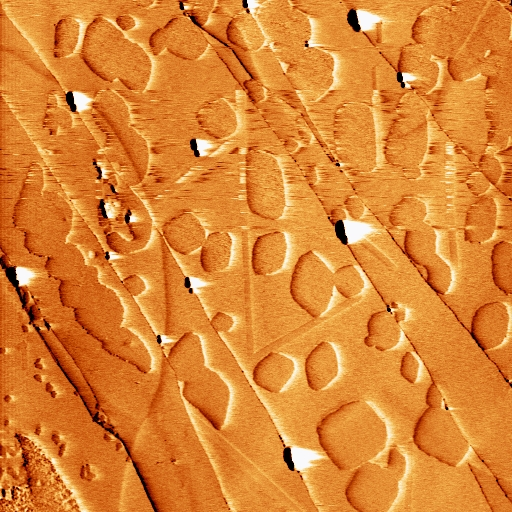
#> input picture Image dataset/1_amplitude.jpg, 512 x 512 px, found by its file name
$ jupyter execute All_filters.ipynb
#> lines starting #> are read from the running program, lines starting #| are printed output that depends on the picture; after the words box and inside, x2 and y2 are one past the last pixel; in counts of white or black regions, pixels touching at a corner belong together
[cell 1]
import cv2
import numpy as np
import matplotlib.pyplot as plt

# Load the image
image = cv2.imread('/content/1_amplitude.jpg', cv2.IMREAD_GRAYSCALE)
#> image: shape (512, 512); min 0, max 250, mean 149.3

# Perform Fourier transform
f_transform = np.fft.fft2(image)
f_shift = np.fft.fftshift(f_transform)

# Create a Gaussian kernel for blurring
rows, cols = image.shape
#> rows = 512; cols = 512
crow, ccol = rows // 2, cols // 2
#> crow = 256; ccol = 256
x = np.linspace(-ccol, ccol, cols)
#> x = 512 values from -256 to 256
y = np.linspace(-crow, crow, rows)
#> y = 512 values from -256 to 256
X, Y = np.meshgrid(x, y)
sigma = 60  # adjust this parameter for the level of blurring
gaussian_kernel = np.exp(-(X**2 + Y**2) / (2 * (sigma ** 2)))

# Apply the Gaussian kernel to the Fourier transform
f_shift_filtered = f_shift * gaussian_kernel

# Perform inverse Fourier transform
f_filtered_inverse = np.fft.ifftshift(f_shift_filtered)
image_filtered = np.fft.ifft2(f_filtered_inverse)
image_filtered = np.abs(image_filtered)
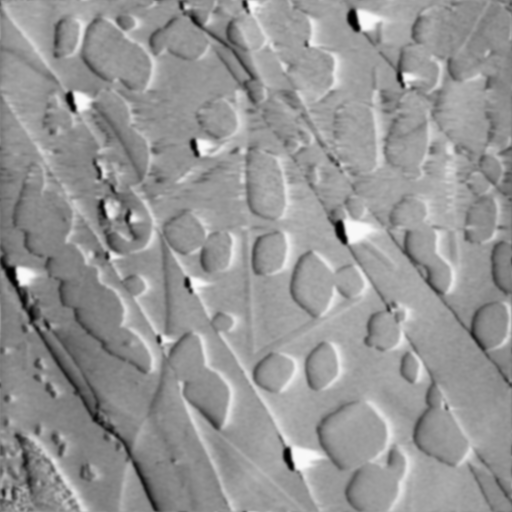
#> image_filtered: shape (512, 512) float64; min 0.0419, max 249.1, mean 149.3

# Plot the original and filtered images
plt.figure(figsize=(10, 5))
plt.subplot(1, 2, 1)
plt.imshow(image, cmap='gray')
plt.title('Original Image')
plt.axis('off')

plt.subplot(1, 2, 2)
plt.imshow(image_filtered, cmap='gray')
plt.title('Filtered Image')
plt.axis('off')

plt.show()

[cell 2]
import cv2
import numpy as np
import matplotlib.pyplot as plt

# Load the image
image_path = '/content/1_amplitude.jpg'
image = cv2.imread(image_path, cv2.IMREAD_GRAYSCALE)

# Perform Fourier transform
f_transform = np.fft.fft2(image)
f_shift = np.fft.fftshift(f_transform)

# Create a Gaussian kernel for blurring
rows, cols = image.shape
crow, ccol = rows // 2, cols // 2
x = np.linspace(-ccol, ccol, cols)
y = np.linspace(-crow, crow, rows)
X, Y = np.meshgrid(x, y)
sigma = 20  # adjust this parameter for the level of blurring
gaussian_kernel = np.exp(-(X**2 + Y**2) / (2 * (sigma ** 2)))

# Create a noise mask to identify noise frequencies
noise_mask = np.zeros((rows, cols), dtype=np.uint8)
noise_mask[int(crow-10):int(crow+10), int(ccol-10):int(ccol+10)] = 1

# Apply the noise mask to the Gaussian kernel
gaussian_kernel = gaussian_kernel * (1 - noise_mask)

# Apply the Gaussian kernel to the Fourier transform
f_shift_filtered = f_shift * gaussian_kernel

# Perform inverse Fourier transform
f_filtered_inverse = np.fft.ifftshift(f_shift_filtered)
image_filtered = np.fft.ifft2(f_filtered_inverse)
image_filtered = np.abs(image_filtered)
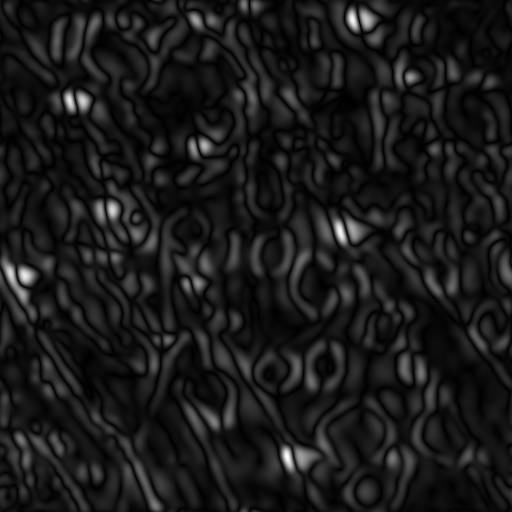
#> image_filtered: shape (512, 512) float64; min 0.00919, max 85.75, mean 9; drawn with min black and max white

# Plot the original image, noise mask, and filtered image
plt.figure(figsize=(12, 4))

plt.subplot(1, 3, 1)
plt.imshow(image, cmap='gray')
plt.title('Original Image')
plt.axis('off')

plt.subplot(1, 3, 2)
plt.imshow(noise_mask, cmap='gray')
plt.title('Noise Mask')
plt.axis('off')

plt.subplot(1, 3, 3)
plt.imshow(image_filtered, cmap='gray')
plt.title('Filtered Image with Noise Mask')
plt.axis('off')

plt.show()
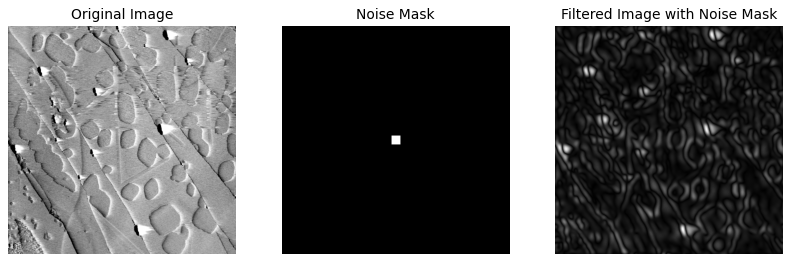
#> figure drawn by matplotlib, 3 panels

[cell 3]
import cv2
import numpy as np
import matplotlib.pyplot as plt

# 1. Image Loading
image_path = '/content/1_amplitude.jpg'
image = cv2.imread(image_path)
#> image is the input picture: shape (512, 512, 3); mean B, G, R 51.5, 132.6, 219.3

# 2. Preprocessing
gray_image = cv2.cvtColor(image, cv2.COLOR_BGR2GRAY)
resized_image = cv2.resize(gray_image, (300, 300))  # Example resizing

# 3. Image Enhancement
equalized_image = cv2.equalizeHist(resized_image)
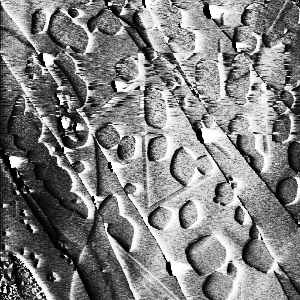
#> equalized_image: shape (300, 300); min 0, max 255, mean 128.8
clahe = cv2.createCLAHE(clipLimit=2.0, tileGridSize=(8,8))
clahe_image = clahe.apply(resized_image)
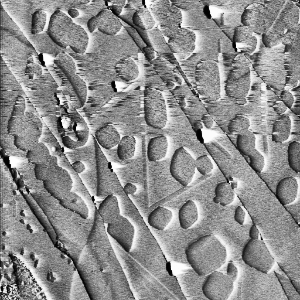
#> clahe_image: shape (300, 300); min 1, max 254, mean 141.6

# 4. Noise Reduction
blurred_image = cv2.GaussianBlur(clahe_image, (5, 5), 0)
median_filtered_image = cv2.medianBlur(blurred_image, 5)
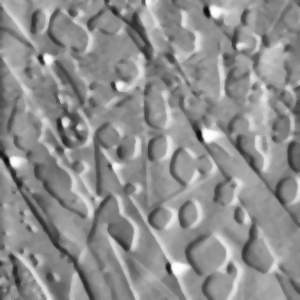
#> median_filtered_image: shape (300, 300); min 11, max 254, mean 141.8

# 5. Feature Extraction
edges = cv2.Canny(median_filtered_image, 100, 200)
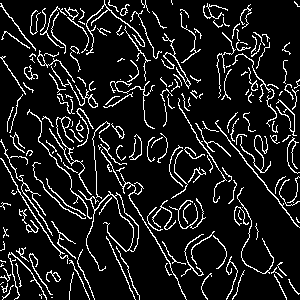
#> edges: shape (300, 300); 11% white in thin lines or dots
corners = cv2.cornerHarris(median_filtered_image, 2, 3, 0.04)
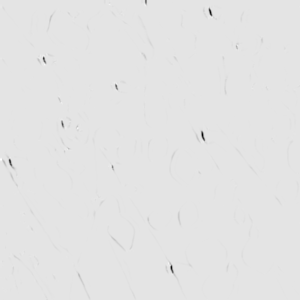
#> corners: shape (300, 300) float32; min -0.00497, max 0.000575, mean -1.01e-05; drawn with min black and max white

# 6. Object Detection and Recognition
# Example: Using Hough Circles for Circle Detection
circles = cv2.HoughCircles(median_filtered_image, cv2.HOUGH_GRADIENT, dp=1, minDist=50,
                           param1=100, param2=30, minRadius=5, maxRadius=50)
#> circles = 13 rows, first 8: [217.5, 96.5, 49.4], [108.5, 60.5, 45], [51.5, 216.5, 49.4], [116.5, 149.5, 47.2], [45.5, 113.5, 40.5], [178.5, 44.5, 41.6], [166.5, 108.5, 40.5], [190.5, 164.5, 21.6]
if circles is not None:
    circles = np.uint16(np.around(circles))
#> circles = 13 rows, first 8: [218, 96, 49], [108, 60, 45], [52, 216, 49], [116, 150, 47], [46, 114, 40], [178, 44, 42], [166, 108, 40], [190, 164, 22]
    for circle in circles[0, :]:
        center = (circle[0], circle[1])
        radius = circle[2]
        cv2.circle(image, center, radius, (0, 255, 0), 2)
#> this loop made 13 passes
#> (center, radius) on passes 1 to 12: ((218, 96), 49), ((108, 60), 45), ((52, 216), 49), ((116, 150), 47), ((46, 114), 40), ((178, 44), 42), ((166, 108), 40), ((190, 164), 22), ((266, 118), 27), ((206, 254), 20), ((64, 30), 17), ((256, 252), 15)
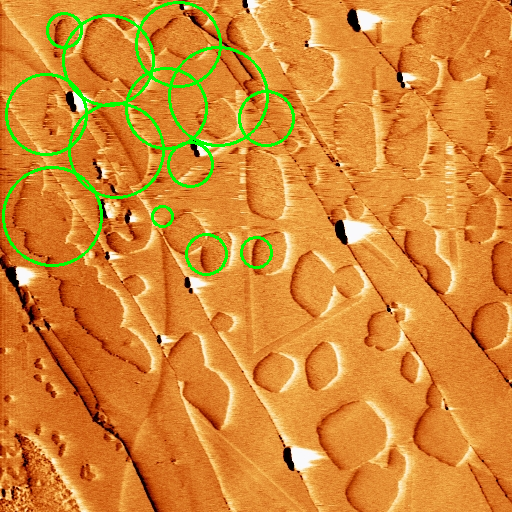
#> image: shape (512, 512, 3); 2.92% of pixels changed, all inside (x1, y1, x2, y2) = (2, 1, 295, 276)

# 7. Post-processing
plt.figure(figsize=(10, 8))

plt.subplot(3, 3, 1), plt.imshow(gray_image, cmap='gray')
plt.title('Original Grayscale'), plt.xticks([]), plt.yticks([])

plt.subplot(3, 3, 2), plt.imshow(resized_image, cmap='gray')
plt.title('Resized Image'), plt.xticks([]), plt.yticks([])

plt.subplot(3, 3, 3), plt.imshow(equalized_image, cmap='gray')
plt.title('Histogram Equalization'), plt.xticks([]), plt.yticks([])

plt.subplot(3, 3, 4), plt.imshow(clahe_image, cmap='gray')
plt.title('CLAHE'), plt.xticks([]), plt.yticks([])

plt.subplot(3, 3, 5), plt.imshow(median_filtered_image, cmap='gray')
plt.title('Median Filtered'), plt.xticks([]), plt.yticks([])

plt.subplot(3, 3, 6), plt.imshow(edges, cmap='gray')
plt.title('Edges'), plt.xticks([]), plt.yticks([])

plt.subplot(3, 3, 7), plt.imshow(corners, cmap='gray')
plt.title('Corners'), plt.xticks([]), plt.yticks([])

plt.subplot(3, 3, 8), plt.imshow(cv2.cvtColor(image, cv2.COLOR_BGR2RGB))
plt.title('Circle Detection'), plt.xticks([]), plt.yticks([])

plt.tight_layout()
plt.show()
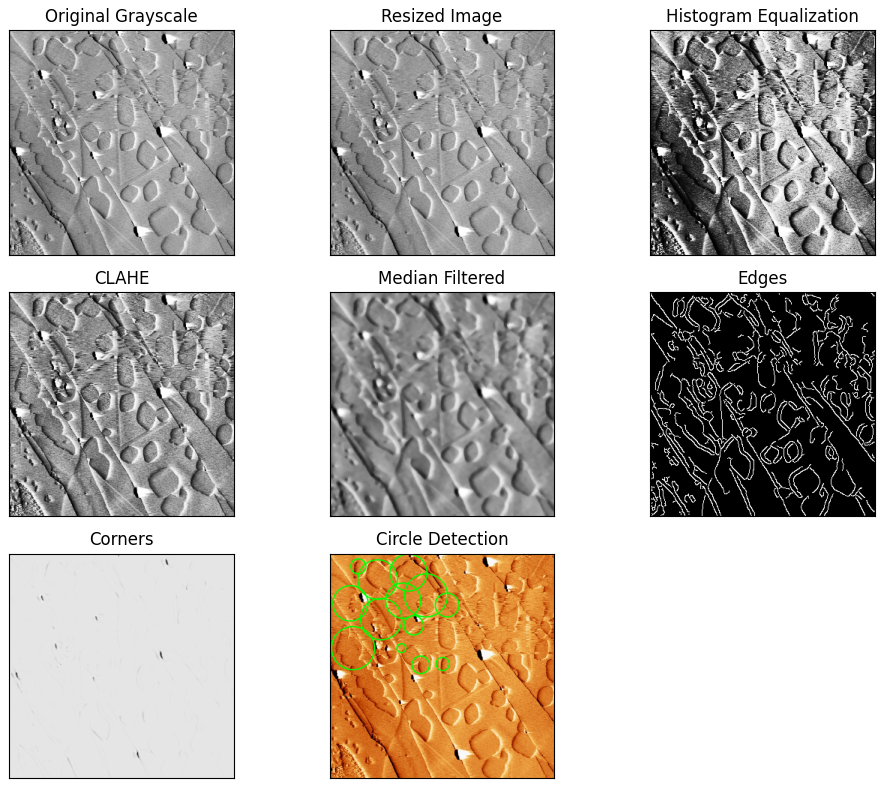
#> figure drawn by matplotlib, 8 panels

$ run again, with Image dataset/10_amplitude.jpg copied over Image dataset/1_amplitude.jpg
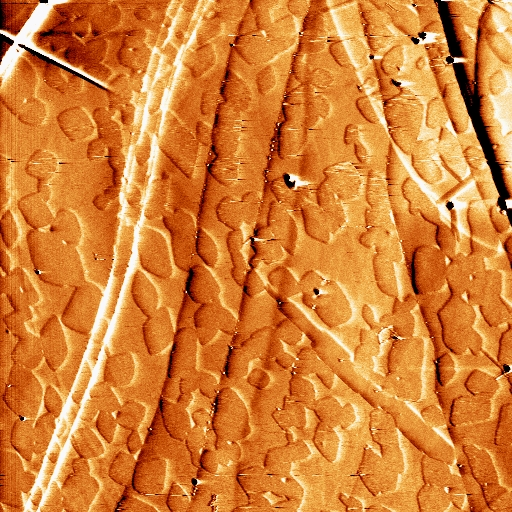
#> input picture Image dataset/10_amplitude.jpg, 512 x 512 px, found by its file name
#> image is the input picture: shape (512, 512, 3); mean B, G, R 54, 128.1, 212.9
#> `edges = cv2.Canny(median_filtered_image, 100, 200)`:
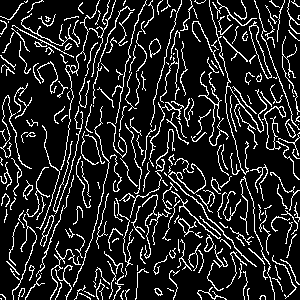
#> edges: shape (300, 300); 14.3% white in thin lines or dots
#> `circles = cv2.HoughCircles(median_filtered_image, cv2.HOUGH_GRADIENT, ..`: circles = 18 rows, first 8: [235.5, 134.5, 49.4], [167.5, 231.5, 42.7], [125.5, 138.5, 42.7], [251.5, 216.5, 42.7], [50.5, 97.5, 42.7], [179.5, 80.5, 42.7], [94.5, 41.5, 31.6], [200.5, 269.5, 37.1]
#> `circles = np.uint16(np.around(circles))`: circles = 18 rows, first 8: [236, 134, 49], [168, 232, 43], [126, 138, 43], [252, 216, 43], [50, 98, 43], [180, 80, 43], [94, 42, 32], [200, 270, 37]
#> the loop `for circle in circles[0, :]:` made 18 passes
#> after the loop `for circle in circles[0, :]:`:
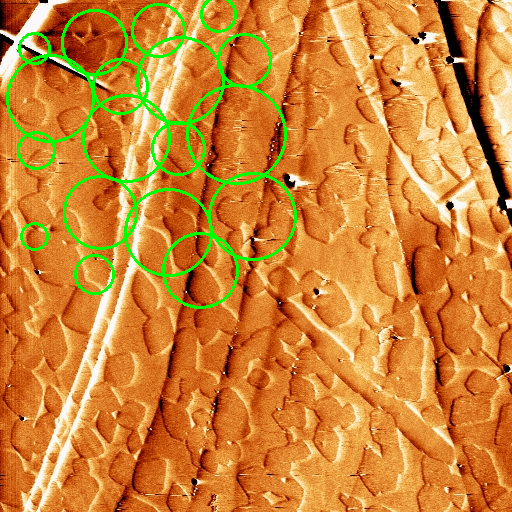
#> image: shape (512, 512, 3); 3.71% of pixels changed, all inside (x1, y1, x2, y2) = (6, 0, 297, 309)

$ run again, with Image dataset/11_amplitude.jpg copied over Image dataset/1_amplitude.jpg
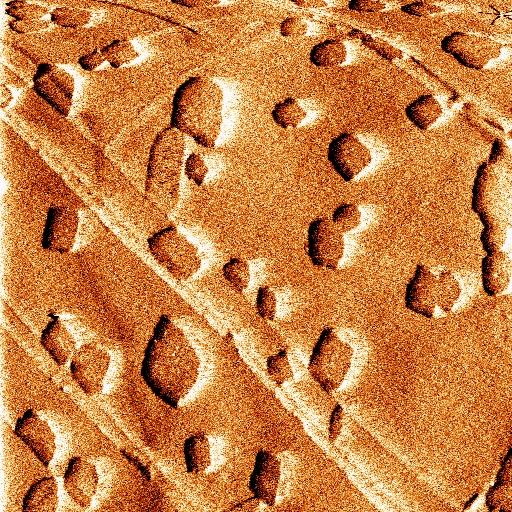
#> input picture Image dataset/11_amplitude.jpg, 512 x 512 px, found by its file name
#> image is the input picture: shape (512, 512, 3); mean B, G, R 66.6, 128.7, 202
#> edges: shape (300, 300); 10.4% white in thin lines or dots
#> `circles = cv2.HoughCircles(median_filtered_image, cv2.HOUGH_GRADIENT, ..`: circles = 17 rows, first 8: [101.5, 217.5, 49.4], [220.5, 225.5, 49.4], [70.5, 71.5, 45], [93.5, 166.5, 47.2], [157.5, 141.5, 49.4], [134.5, 257.5, 37.2], [239.5, 67.5, 42.7], [41.5, 225.5, 37.2]
#> `circles = np.uint16(np.around(circles))`: circles = 17 rows, first 8: [102, 218, 49], [220, 226, 49], [70, 72, 45], [94, 166, 47], [158, 142, 49], [134, 258, 37], [240, 68, 43], [42, 226, 37]
#> the loop `for circle in circles[0, :]:` made 17 passes
#> after the loop `for circle in circles[0, :]:`:
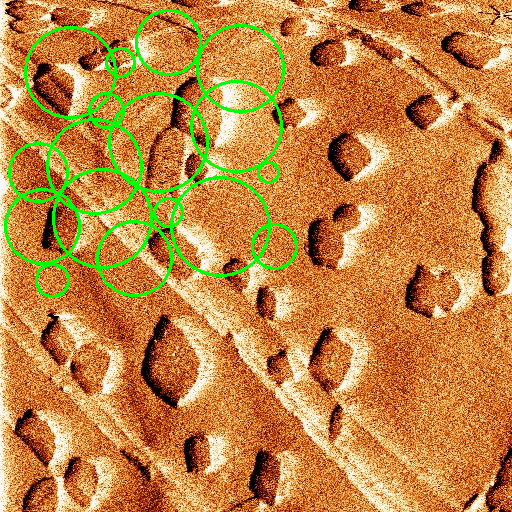
#> image: shape (512, 512, 3); 3.84% of pixels changed, all inside (x1, y1, x2, y2) = (4, 9, 298, 298)
